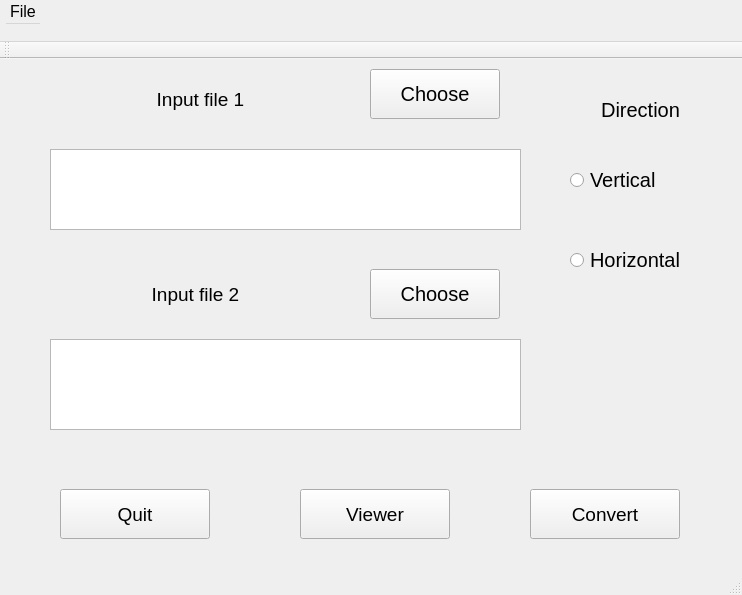
<?xml version="1.0" encoding="UTF-8"?>
<ui version="4.0">
 <class>pngconverter</class>
 <widget class="QMainWindow" name="pngconverter">
  <property name="geometry">
   <rect>
    <x>0</x>
    <y>0</y>
    <width>742</width>
    <height>595</height>
   </rect>
  </property>
  <property name="sizePolicy">
   <sizepolicy hsizetype="Preferred" vsizetype="Preferred">
    <horstretch>74</horstretch>
    <verstretch>0</verstretch>
   </sizepolicy>
  </property>
  <property name="windowTitle">
   <string>pngconverter</string>
  </property>
  <widget class="QWidget" name="centralWidget">
   <widget class="QPushButton" name="BT_Quit">
    <property name="geometry">
     <rect>
      <x>60</x>
      <y>430</y>
      <width>150</width>
      <height>50</height>
     </rect>
    </property>
    <property name="font">
     <font>
      <pointsize>14</pointsize>
     </font>
    </property>
    <property name="text">
     <string>Quit</string>
    </property>
   </widget>
   <widget class="QPushButton" name="BT_Viewer">
    <property name="geometry">
     <rect>
      <x>300</x>
      <y>430</y>
      <width>150</width>
      <height>50</height>
     </rect>
    </property>
    <property name="font">
     <font>
      <pointsize>14</pointsize>
     </font>
    </property>
    <property name="text">
     <string>Viewer</string>
    </property>
   </widget>
   <widget class="QPushButton" name="BT_Convert">
    <property name="geometry">
     <rect>
      <x>530</x>
      <y>430</y>
      <width>150</width>
      <height>50</height>
     </rect>
    </property>
    <property name="font">
     <font>
      <pointsize>14</pointsize>
     </font>
    </property>
    <property name="text">
     <string>Convert</string>
    </property>
   </widget>
   <widget class="QPushButton" name="BT_Choose_Input_1">
    <property name="geometry">
     <rect>
      <x>370</x>
      <y>10</y>
      <width>130</width>
      <height>50</height>
     </rect>
    </property>
    <property name="font">
     <font>
      <pointsize>15</pointsize>
     </font>
    </property>
    <property name="text">
     <string>Choose</string>
    </property>
   </widget>
   <widget class="QPushButton" name="BT_Choose_Input_2">
    <property name="geometry">
     <rect>
      <x>370</x>
      <y>210</y>
      <width>130</width>
      <height>50</height>
     </rect>
    </property>
    <property name="font">
     <font>
      <pointsize>15</pointsize>
     </font>
    </property>
    <property name="text">
     <string>Choose</string>
    </property>
   </widget>
   <widget class="QTextEdit" name="TE_Input_1">
    <property name="geometry">
     <rect>
      <x>50</x>
      <y>90</y>
      <width>471</width>
      <height>81</height>
     </rect>
    </property>
   </widget>
   <widget class="QLabel" name="LB_InputFile_1">
    <property name="geometry">
     <rect>
      <x>100</x>
      <y>20</y>
      <width>201</width>
      <height>41</height>
     </rect>
    </property>
    <property name="font">
     <font>
      <pointsize>14</pointsize>
     </font>
    </property>
    <property name="text">
     <string>Input file 1</string>
    </property>
    <property name="alignment">
     <set>Qt::AlignCenter</set>
    </property>
   </widget>
   <widget class="QLabel" name="LB_InputFile_2">
    <property name="geometry">
     <rect>
      <x>90</x>
      <y>220</y>
      <width>211</width>
      <height>31</height>
     </rect>
    </property>
    <property name="font">
     <font>
      <pointsize>14</pointsize>
     </font>
    </property>
    <property name="text">
     <string>Input file 2</string>
    </property>
    <property name="alignment">
     <set>Qt::AlignCenter</set>
    </property>
   </widget>
   <widget class="QTextEdit" name="TE_Input_2">
    <property name="geometry">
     <rect>
      <x>50</x>
      <y>280</y>
      <width>471</width>
      <height>91</height>
     </rect>
    </property>
   </widget>
   <widget class="QRadioButton" name="radioButton">
    <property name="geometry">
     <rect>
      <x>570</x>
      <y>110</y>
      <width>125</width>
      <height>22</height>
     </rect>
    </property>
    <property name="font">
     <font>
      <pointsize>15</pointsize>
     </font>
    </property>
    <property name="text">
     <string>Vertical</string>
    </property>
   </widget>
   <widget class="QRadioButton" name="radioButton_2">
    <property name="geometry">
     <rect>
      <x>570</x>
      <y>190</y>
      <width>125</width>
      <height>22</height>
     </rect>
    </property>
    <property name="font">
     <font>
      <pointsize>15</pointsize>
     </font>
    </property>
    <property name="text">
     <string>Horizontal</string>
    </property>
   </widget>
   <widget class="QLabel" name="LB_Direction">
    <property name="geometry">
     <rect>
      <x>580</x>
      <y>30</y>
      <width>121</width>
      <height>41</height>
     </rect>
    </property>
    <property name="font">
     <font>
      <pointsize>15</pointsize>
     </font>
    </property>
    <property name="text">
     <string>Direction</string>
    </property>
    <property name="alignment">
     <set>Qt::AlignCenter</set>
    </property>
   </widget>
  </widget>
  <widget class="QMenuBar" name="menuBar">
   <property name="geometry">
    <rect>
     <x>0</x>
     <y>0</y>
     <width>742</width>
     <height>42</height>
    </rect>
   </property>
   <property name="sizePolicy">
    <sizepolicy hsizetype="MinimumExpanding" vsizetype="Minimum">
     <horstretch>74</horstretch>
     <verstretch>0</verstretch>
    </sizepolicy>
   </property>
   <property name="minimumSize">
    <size>
     <width>742</width>
     <height>42</height>
    </size>
   </property>
   <property name="font">
    <font>
     <pointsize>12</pointsize>
    </font>
   </property>
   <widget class="QMenu" name="menuFile">
    <property name="title">
     <string>File</string>
    </property>
    <addaction name="actionConvert"/>
    <addaction name="actionViewer"/>
    <addaction name="separator"/>
    <addaction name="actionQuit"/>
   </widget>
   <addaction name="menuFile"/>
  </widget>
  <widget class="QToolBar" name="mainToolBar">
   <attribute name="toolBarArea">
    <enum>TopToolBarArea</enum>
   </attribute>
   <attribute name="toolBarBreak">
    <bool>false</bool>
   </attribute>
  </widget>
  <widget class="QStatusBar" name="statusBar"/>
  <action name="actionQuit">
   <property name="text">
    <string>Quit</string>
   </property>
   <property name="font">
    <font>
     <pointsize>12</pointsize>
    </font>
   </property>
  </action>
  <action name="actionConvert">
   <property name="text">
    <string>Convert</string>
   </property>
   <property name="font">
    <font>
     <pointsize>12</pointsize>
    </font>
   </property>
  </action>
  <action name="actionViewer">
   <property name="text">
    <string>Viewer</string>
   </property>
   <property name="font">
    <font>
     <pointsize>12</pointsize>
    </font>
   </property>
  </action>
 </widget>
 <layoutdefault spacing="6" margin="11"/>
 <resources/>
 <connections/>
</ui>
